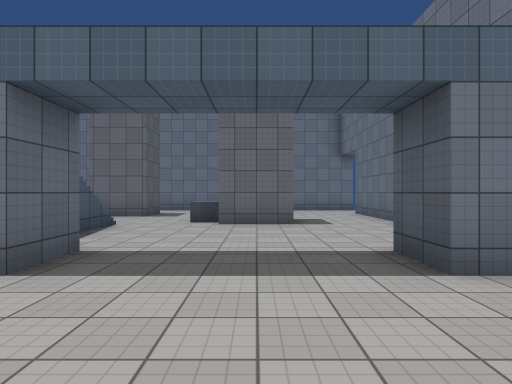
View 1 (above)

14 first-person views from a walk through a Unity game level. The camera is 1.5 m above the floor, looks level and sees 75° across. The floor is counted in squares, 2 m on a side. Each view is taken from the middle of a square. On the plan, view 1 faces up. The plan holds only what a view shows up to about 11 squares ahead; the rest is blank. The place goes on beyond the plan. The player character is not drawn. Door leaves are left out, so doorways stand open. Surface patterns are stand-ins for the level's own textures.

View 2
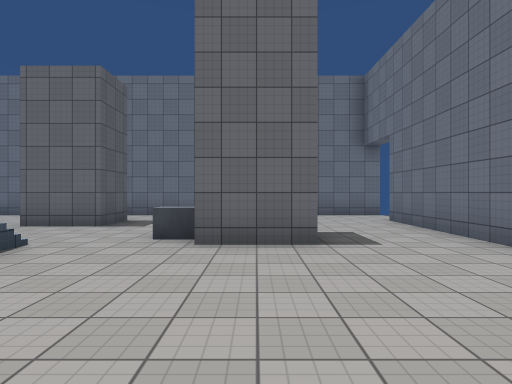

View 3
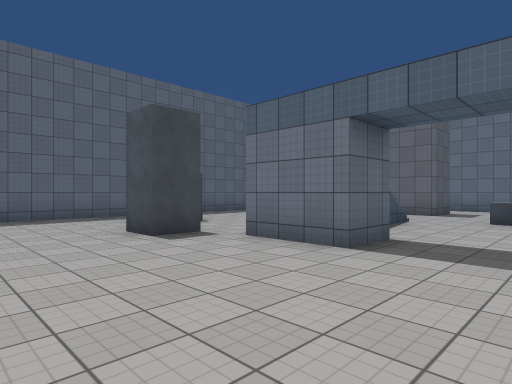

View 4
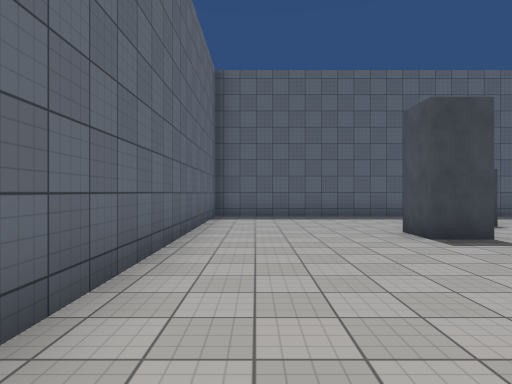

View 5
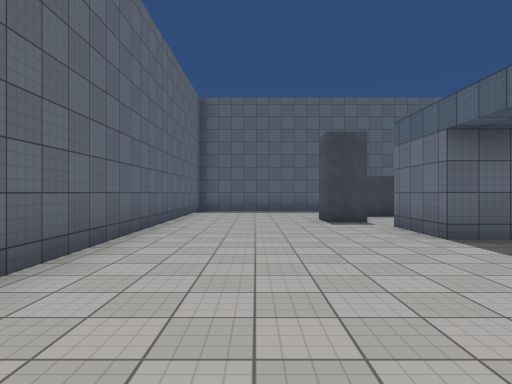

View 6
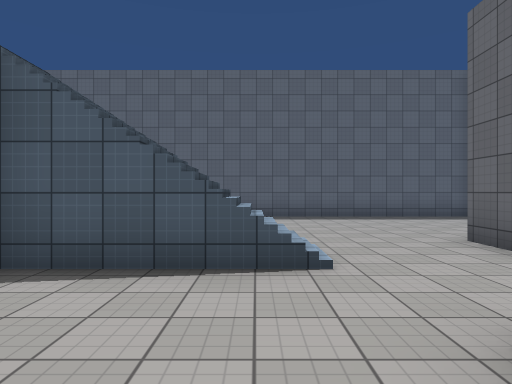

View 7
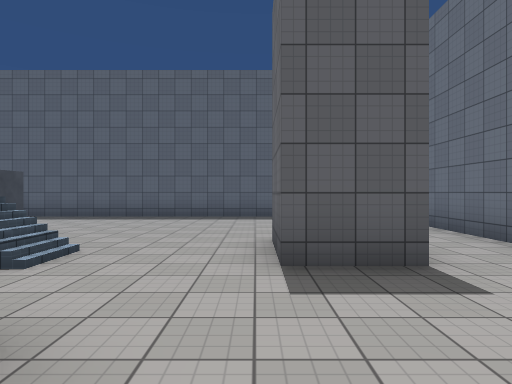

View 8
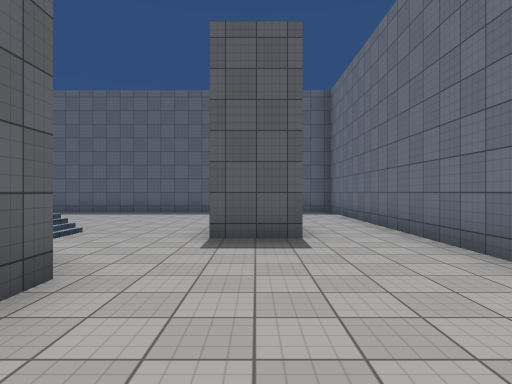

View 9
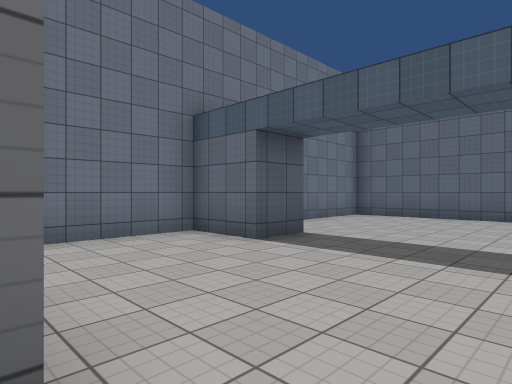

View 10
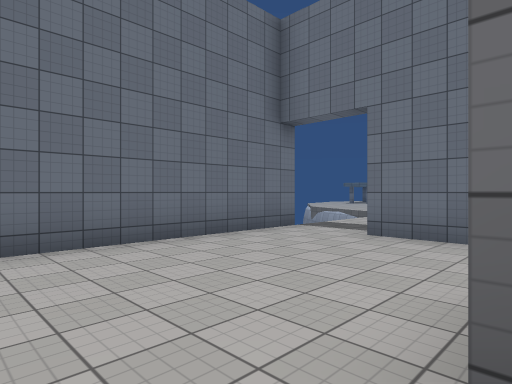

View 11
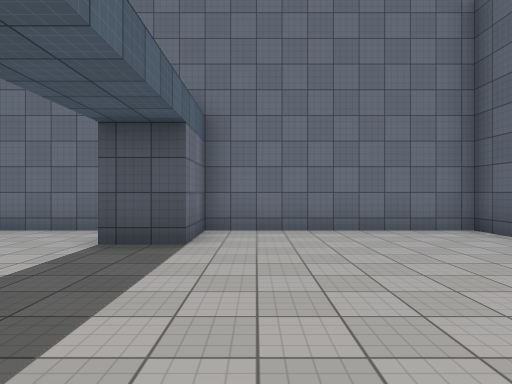

View 12
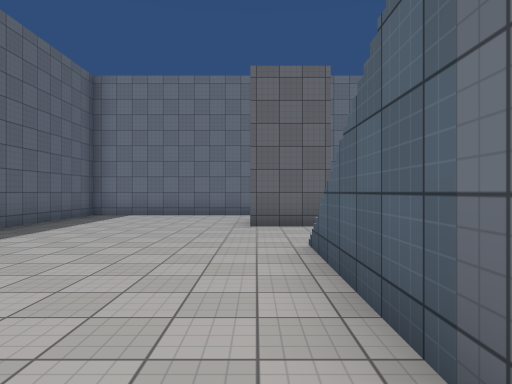

View 13
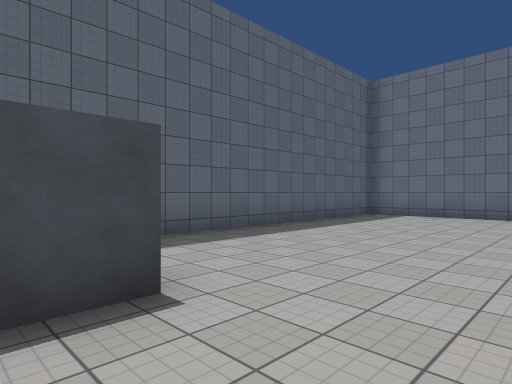

View 14
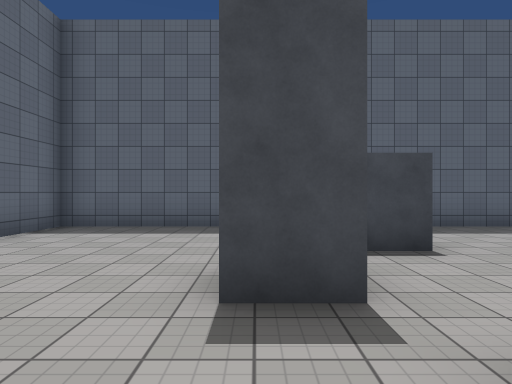

### Floor plan
Key: @ floor where view 1 was taken; # wall or solid block; x gap in a wall; . main floor; : floor 4.5 m higher than the main floor; / step, stairs or slope; D open door; ^ raised ledge.
Columns run from 11 left of view 1 to 5 right of it. Each row starts with its distance up from view 1.
 14 ###############x
 13 #..............D.
 12 #..............D.
 11 #.....##.......#
 10 #..............#
  9 #.........##...#
  8 #.........^#...#
  7 #....../.......#
  6 #....../.......#
  5 #....../.......#
  4 #..#...::/...###
  3 #..#....//...###
  2 #....#.........#
  1 #..............#
  0 #..........@...#
 -1 #..............#
 -2 #..............#
 -3 ################

Where each view was taken, in squares from view 1:
view 1: 0 up, 0 right, facing up
view 2: 3 up, 0 right, facing up
view 3: 1 down, 0 right, facing up-left
view 4: 1 down, 0 right, facing left
view 5: 0 up, 3 right, facing left
view 6: 7 up, 0 right, facing left
view 7: 10 up, 0 right, facing left
view 8: 11 up, 2 right, facing left
view 9: 8 up, 2 left, facing down-right
view 10: 9 up, 2 left, facing up-right
view 11: 2 up, 3 left, facing right
view 12: 3 up, 5 left, facing up
view 13: 3 up, 5 left, facing up-left
view 14: 2 up, 3 left, facing left
